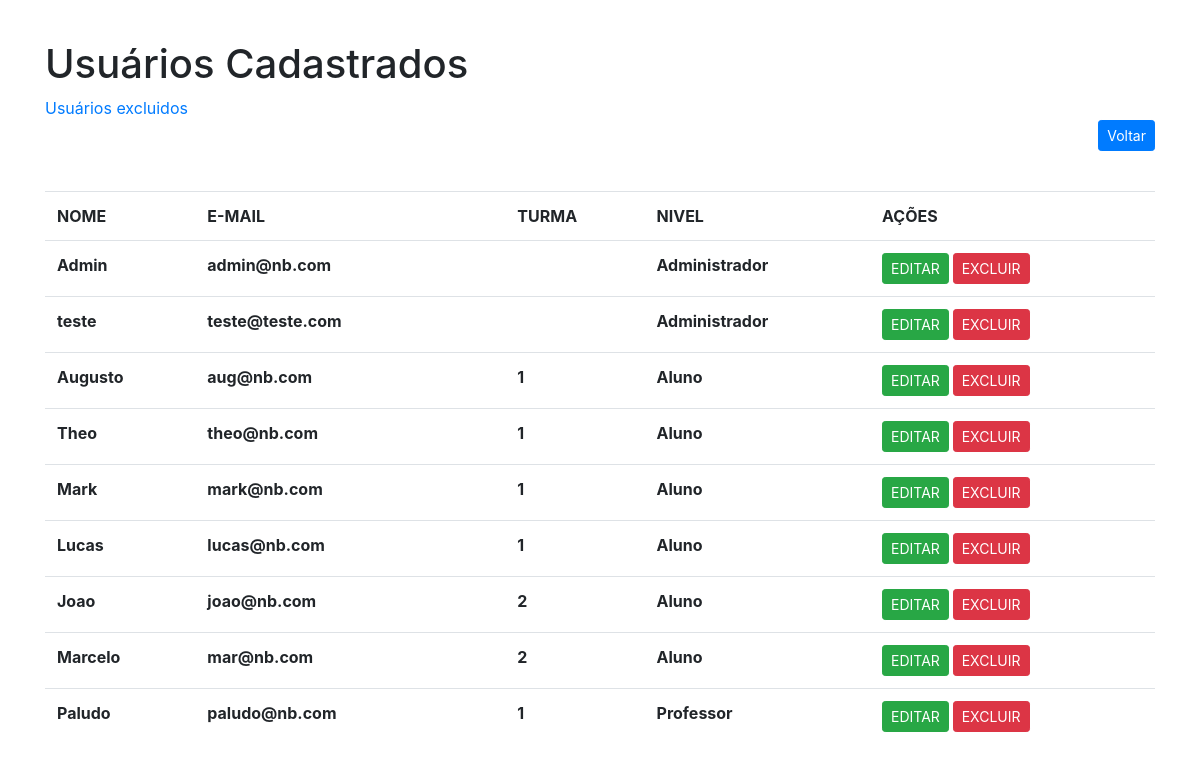
Page /php/listar_usuarios.php (signed in) on the committed database.
### tables this page shows
CREATE TABLE `usuarios` (
  `id` int(11) NOT NULL,
  `email` varchar(50) DEFAULT NULL,
  `nome` varchar(100) NOT NULL DEFAULT '0',
  `senha` varchar(32) NOT NULL DEFAULT '0',
  `status` varchar(50) NOT NULL DEFAULT '0',
  `nivel` varchar(20) NOT NULL,
  `excluido` int(1) DEFAULT 0,
  `turma_usuario` int(11) DEFAULT NULL
);

### php/listar_usuarios.php (the view, shortened to what this page needs)
<!DOCTYPE html>
<?php
    require 'conexao/config.php';
    if(isset($_SESSION['id']) && !empty($_SESSION['id'])){
        $sql = "SELECT * FROM usuarios WHERE status ='Ativo' AND excluido=0 ORDER BY nivel";
        $sql = $pdo->prepare($sql);
        $sql->execute();
        $dado = $sql->fetchAll();
    } else{
        header("Location: login.php");
        exit;
    }
    $id = $_SESSION['id'];
    $sql2 = "SELECT * FROM usuarios WHERE id = :id";
    $sql2 = $pdo->prepare($sql2);
    $sql2->bindValue(":id", $id);
    $sql2->execute();
    $dado2 = $sql2->fetch();
?>
<html>
<head>
    <link rel="stylesheet" href="https://stackpath.bootstrapcdn.com/bootstrap/4.5.0/css/bootstrap.min.css">
</head>
<body>
<div class="container" style="margin-top: 40px;">
    <h1>Usuários Cadastrados</h1>
    <?php if($dado2['nivel'] == 'Administrador'):?>
    <a href="usuarios_excluidos.php">Usuários excluidos</a>
    <?php endif;?>
    <table class='table' style="margin-top: 40px;">
        <tr>
            <th>NOME</th>
            <th width=310px>E-MAIL</th>
            <th>TURMA</th>
            <th>NIVEL</th>
            <?php if($dado2['nivel'] == 'Administrador'):?>
            <th colspan=3>AÇÕES</th>
            <?php endif;?>
        </tr>
        <?php
                foreach($dado as $item){
                ?>
        <tr>
            <th><?php echo $item['nome'];?></th>
            <th><?php echo $item['email'];?></th>
            <th><?php echo $item['turma_usuario'];?></th>
            <th><?php echo $item['nivel'];?></th>
            <?php if($dado2['nivel'] == 'Administrador'):?>
            <th><a role="button" class="btn btn-success btn-sm" style="color: white;" href="editar_usuario.php?id=<?php echo $item['id']?>">EDITAR</a>
            <a role="button" class="btn btn-danger btn-sm" style="color: white;" href="excluir_usuario.php?id=<?php echo $item['id']?>">EXCLUIR</a></th>
            <?php endif;?>
        </tr>
        <?php
                }
            ?>
        <div style="text-align: right;">
                <a class="btn btn-sm btn-primary" role="button" href="menu.php">Voltar</a>
        </div>
    </table>
    <br>
    </div>
</body>
</html>

### rows in the picture
usuarios: nome "Admin", email "admin@nb.com", nivel "Administrador"
usuarios: nome "teste", email "teste@teste.com", nivel "Administrador"
usuarios: nome "Augusto", email "aug@nb.com", turma_usuario "1", nivel "Aluno"
usuarios: nome "Theo", email "theo@nb.com", turma_usuario "1", nivel "Aluno"
usuarios: nome "Mark", email "mark@nb.com", turma_usuario "1", nivel "Aluno"
usuarios: nome "Lucas", email "lucas@nb.com", turma_usuario "1", nivel "Aluno"
usuarios: nome "Joao", email "joao@nb.com", turma_usuario "2", nivel "Aluno"
usuarios: nome "Marcelo", email "mar@nb.com", turma_usuario "2", nivel "Aluno"
usuarios: nome "Paludo", email "paludo@nb.com", turma_usuario "1", nivel "Professor"
